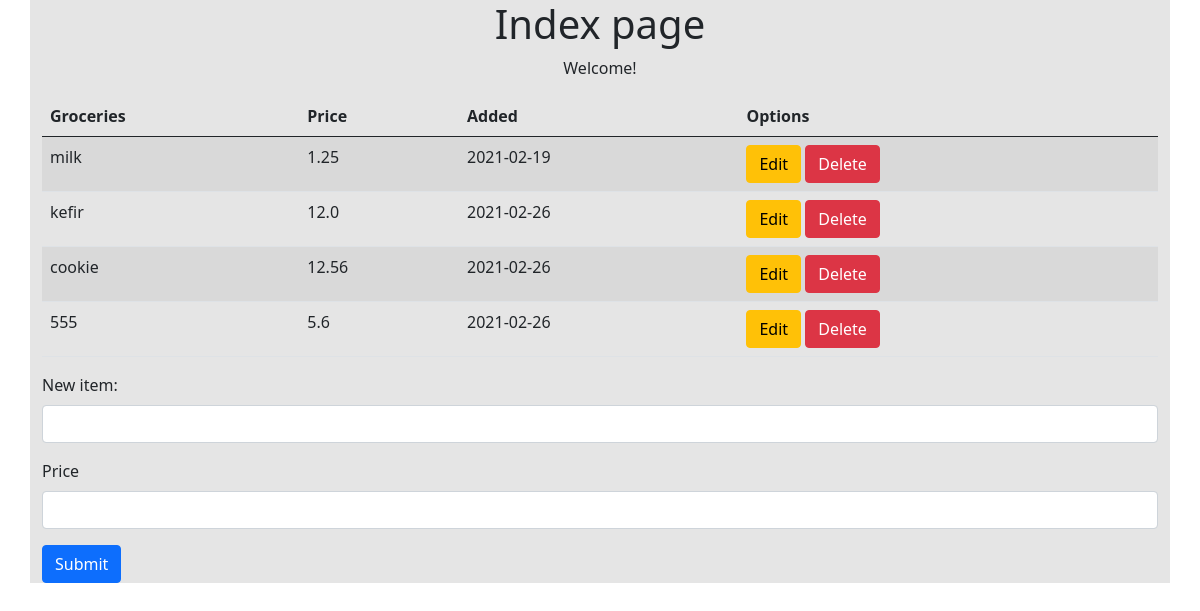
Before: / with the older database file.
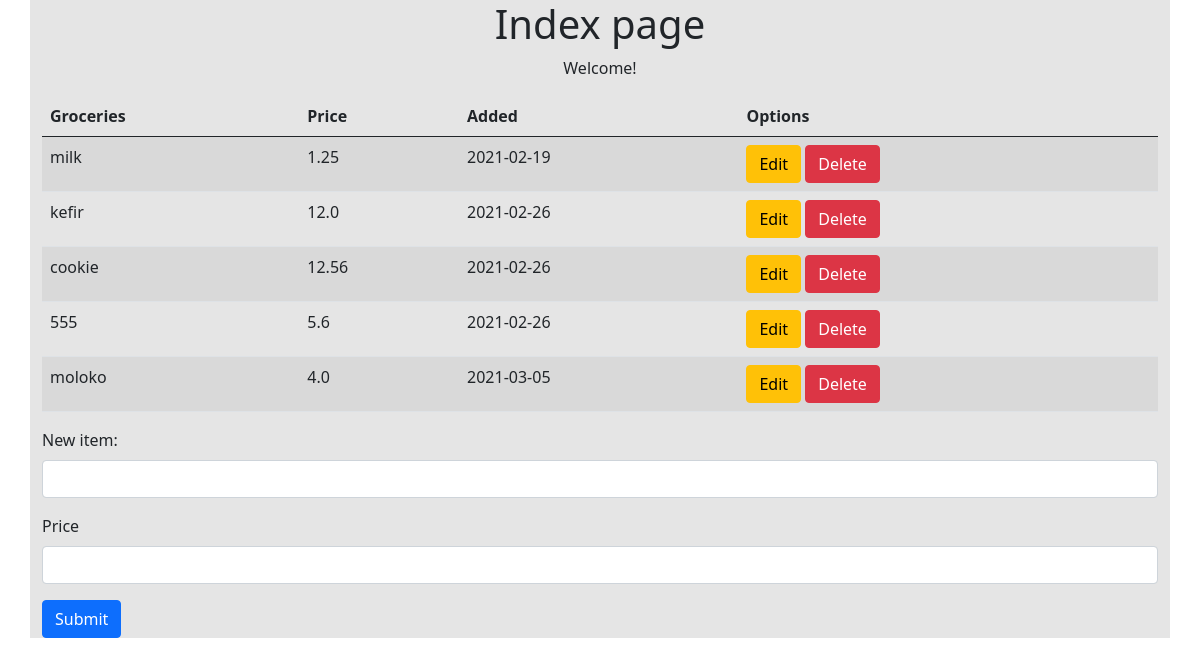
After: the same page with the newer database file.
### app.py (models this page shows, shortened)
class Grocery(db.Model):
    id = db.Column(db.Integer, primary_key=True)
    name = db.Column(db.String(80), nullable=False, unique=True)
    price = db.Column(db.Float, nullable=False, default=0.01)
    created_at = db.Column(db.DateTime, nullable=False, default=datetime.utcnow)

### app.py (the view)
@app.route('/', methods=['GET', 'POST'])
def index():
    if request.method == 'POST':  # если я получаю данные из формы
        name = request.form['name']
        price = request.form['price']
        new_stuff = Grocery(name=name, price=price)
        try:  # попробовать сделать это:
            db.session.add(new_stuff)  # добавляю в БД новый продукт
            db.session.commit()  # сохраняю изменения
            return redirect('/')  # перенаправляю пользователя на главную
        except:
            return 'There was a problem adding new item.'
    else:
        groceries = Grocery.query.order_by(Grocery.created_at).all()
        return render_template('index.html', title='Main Page', items=groceries)

### templates/index.html
{% extends 'base.html' %}
{% block content %}
    <h1 class="text-center">Index page</h1>
    <p class="text-center">Welcome!</p>
    <table class="table table-striped">
        <thead>
            <tr>
                <th>Groceries</th>
                <th>Price</th>
                <th>Added</th>
                <th>Options</th>
            </tr>
        </thead>
        <tbody>
            {% for item in items %}
                <tr>
                    <td>{{ item.name }}</td>
                    <td>{{ item.price }}</td>
                    <td>{{ item.created_at.date() }}</td>
                    <td>
                        <a href="" class="btn btn-warning">Edit</a>
                        <a href="/delete/{{ items.id }}" class="btn btn-danger">Delete</a>
                    </td>
                </tr>
            {% endfor %}
        </tbody>
    </table>
    <form action="/" method="POST">
        <div class="mb-3">
            <label for="item_name" class="form-label">New item:</label>
            <input type="text" class="form-control" id="item_name" name="name">
        </div>
        <div class="mb-3">
            <label for="item_price" class="form-label">Price</label>
            <input type="text" class="form-control" id="item_price" name="price">
        </div>
        <button type="submit" class="btn btn-primary">Submit</button>
    </form>
{% endblock %}

### templates/base.html (shortened to what this page needs)
<!doctype html>
<html lang="en">
<head>
    <link href="https://cdn.jsdelivr.net/npm/bootstrap@5.0.0-beta2/dist/css/bootstrap.min.css" rel="stylesheet"
>
    <link rel="stylesheet" href="{{ url_for('static', filename='style/style.css') }}">
</head>
<body>
<div class="container">
    {% block content %}{% endblock %}
</div>
</body>
</html>

### static/style/style.css (style rules this page uses)
body { background-image: url('https://background-tiles.com/overview/white/patterns/large/1020.png'); }
.container { background: #e5e5e5; }

Changed rows visible on the page:
added Grocery: name "moloko", price "4.0", created_at "2021-03-05"
